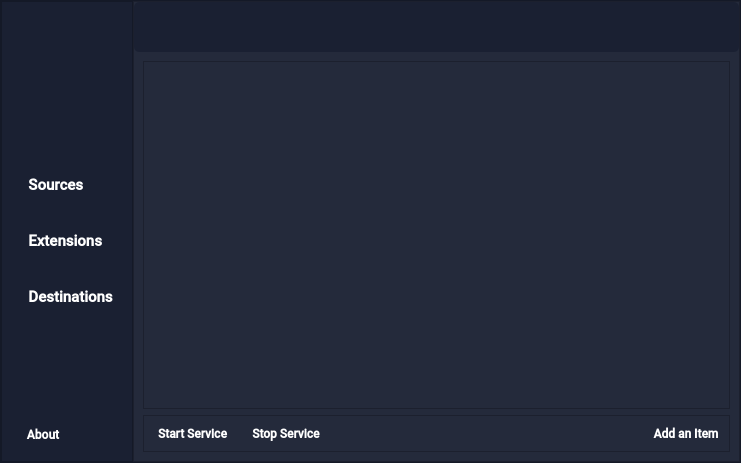
<?xml version="1.0" encoding="UTF-8"?>
<ui version="4.0">
 <class>MainWindow</class>
 <widget class="QMainWindow" name="MainWindow">
  <property name="geometry">
   <rect>
    <x>0</x>
    <y>0</y>
    <width>741</width>
    <height>463</height>
   </rect>
  </property>
  <property name="windowTitle">
   <string>Pathfinder</string>
  </property>
  <property name="windowIcon">
   <iconset>
    <normalon>:/icons/logo.png</normalon>
   </iconset>
  </property>
  <property name="windowOpacity">
   <double>0.990000000000000</double>
  </property>
  <property name="styleSheet">
   <string notr="true">background-color: rgb(26, 32, 50);</string>
  </property>
  <widget class="QWidget" name="centralwidget">
   <layout class="QVBoxLayout" name="verticalLayout">
    <property name="spacing">
     <number>0</number>
    </property>
    <property name="leftMargin">
     <number>0</number>
    </property>
    <property name="topMargin">
     <number>0</number>
    </property>
    <property name="rightMargin">
     <number>0</number>
    </property>
    <property name="bottomMargin">
     <number>0</number>
    </property>
    <item>
     <widget class="QFrame" name="mainFrame">
      <property name="frameShape">
       <enum>QFrame::StyledPanel</enum>
      </property>
      <property name="frameShadow">
       <enum>QFrame::Raised</enum>
      </property>
      <layout class="QHBoxLayout" name="horizontalLayout_2">
       <property name="spacing">
        <number>0</number>
       </property>
       <property name="leftMargin">
        <number>0</number>
       </property>
       <property name="topMargin">
        <number>0</number>
       </property>
       <property name="rightMargin">
        <number>0</number>
       </property>
       <property name="bottomMargin">
        <number>0</number>
       </property>
       <item>
        <widget class="QFrame" name="sidebarFrame">
         <property name="maximumSize">
          <size>
           <width>170</width>
           <height>16777215</height>
          </size>
         </property>
         <property name="styleSheet">
          <string notr="true">background-color: rgb(26, 32, 50);</string>
         </property>
         <property name="frameShape">
          <enum>QFrame::StyledPanel</enum>
         </property>
         <property name="frameShadow">
          <enum>QFrame::Raised</enum>
         </property>
         <layout class="QVBoxLayout" name="verticalLayout_2">
          <item>
           <layout class="QHBoxLayout" name="logoLayout">
            <property name="spacing">
             <number>0</number>
            </property>
            <property name="topMargin">
             <number>20</number>
            </property>
            <property name="bottomMargin">
             <number>20</number>
            </property>
            <item>
             <widget class="QLabel" name="logoLabel">
              <property name="maximumSize">
               <size>
                <width>64</width>
                <height>64</height>
               </size>
              </property>
              <property name="layoutDirection">
               <enum>Qt::LeftToRight</enum>
              </property>
              <property name="text">
               <string/>
              </property>
              <property name="textFormat">
               <enum>Qt::AutoText</enum>
              </property>
              <property name="pixmap">
               <pixmap resource="../assets/resource.qrc">:/icons/logo.png</pixmap>
              </property>
              <property name="scaledContents">
               <bool>true</bool>
              </property>
              <property name="alignment">
               <set>Qt::AlignCenter</set>
              </property>
              <property name="wordWrap">
               <bool>false</bool>
              </property>
             </widget>
            </item>
           </layout>
          </item>
          <item>
           <spacer name="bottomSpacer">
            <property name="orientation">
             <enum>Qt::Vertical</enum>
            </property>
            <property name="sizeHint" stdset="0">
             <size>
              <width>20</width>
              <height>40</height>
             </size>
            </property>
           </spacer>
          </item>
          <item>
           <widget class="QPushButton" name="sourceButton">
            <property name="minimumSize">
             <size>
              <width>0</width>
              <height>50</height>
             </size>
            </property>
            <property name="maximumSize">
             <size>
              <width>16777215</width>
              <height>16777215</height>
             </size>
            </property>
            <property name="font">
             <font>
              <family>Roboto Medium</family>
              <pointsize>11</pointsize>
              <weight>75</weight>
              <bold>true</bold>
             </font>
            </property>
            <property name="toolTip">
             <string>Tracked folders</string>
            </property>
            <property name="toolTipDuration">
             <number>-1</number>
            </property>
            <property name="styleSheet">
             <string notr="true">QPushButton
{
color: rgb(255, 255, 255);
border-radius: 10px;
text-align: left;
padding: 10px;
}

QPushButton:hover
{
color: rgb(255, 255, 255);
border-radius: 10px;
text-align: left;
padding: 10px;
background-color: rgb(36, 42, 59);
}

QPushButton:checked
{
color: rgb(255, 255, 255);
border-radius: 10px;
text-align: left;
padding: 10px;
	background-color: rgb(47, 55, 77);
}
</string>
            </property>
            <property name="text">
             <string>  Sources</string>
            </property>
            <property name="icon">
             <iconset>
              <normalon>:/icons/folder.ico</normalon>
              <activeoff>:/icons/images/folder.ico</activeoff>
             </iconset>
            </property>
            <property name="checkable">
             <bool>true</bool>
            </property>
            <property name="checked">
             <bool>false</bool>
            </property>
            <property name="flat">
             <bool>true</bool>
            </property>
            <property name="color" stdset="0">
             <color>
              <red>26</red>
              <green>32</green>
              <blue>50</blue>
             </color>
            </property>
           </widget>
          </item>
          <item>
           <widget class="QPushButton" name="extButton">
            <property name="minimumSize">
             <size>
              <width>0</width>
              <height>50</height>
             </size>
            </property>
            <property name="font">
             <font>
              <family>Roboto Medium</family>
              <pointsize>11</pointsize>
              <weight>75</weight>
              <bold>true</bold>
             </font>
            </property>
            <property name="toolTip">
             <string>Tracked file extensions</string>
            </property>
            <property name="layoutDirection">
             <enum>Qt::LeftToRight</enum>
            </property>
            <property name="styleSheet">
             <string notr="true">QPushButton
{
color: rgb(255, 255, 255);
border-radius: 10px;
text-align: left;
padding: 10px;
}

QPushButton:hover
{
color: rgb(255, 255, 255);
border-radius: 10px;
text-align: left;
padding: 10px;
background-color: rgb(36, 42, 59);
}

QPushButton:checked
{
color: rgb(255, 255, 255);
border-radius: 10px;
text-align: left;
padding: 10px;
background-color: rgb(47, 55, 77);
}</string>
            </property>
            <property name="text">
             <string>  Extensions</string>
            </property>
            <property name="icon">
             <iconset>
              <normalon>:/icons/puzzle.ico</normalon>
              <activeoff>:/icons/images/puzzle.ico</activeoff>
             </iconset>
            </property>
            <property name="checkable">
             <bool>true</bool>
            </property>
            <property name="flat">
             <bool>true</bool>
            </property>
           </widget>
          </item>
          <item>
           <widget class="QPushButton" name="destButton">
            <property name="minimumSize">
             <size>
              <width>0</width>
              <height>50</height>
             </size>
            </property>
            <property name="font">
             <font>
              <family>Roboto Medium</family>
              <pointsize>11</pointsize>
              <weight>75</weight>
              <bold>true</bold>
             </font>
            </property>
            <property name="toolTip">
             <string>New file locations</string>
            </property>
            <property name="styleSheet">
             <string notr="true">QPushButton
{
color: rgb(255, 255, 255);
border-radius: 10px;
text-align: left;
padding: 10px;
}

QPushButton:hover
{
color: rgb(255, 255, 255);
border-radius: 10px;
text-align: left;
padding: 10px;
background-color: rgb(36, 42, 59);
}

QPushButton:checked
{
color: rgb(255, 255, 255);
border-radius: 10px;
text-align: left;
padding: 10px;
background-color: rgb(47, 55, 77);
}</string>
            </property>
            <property name="text">
             <string>  Destinations</string>
            </property>
            <property name="icon">
             <iconset>
              <normalon>:/icons/travel.ico</normalon>
              <activeoff>:/icons/images/travel.ico</activeoff>
             </iconset>
            </property>
            <property name="checkable">
             <bool>true</bool>
            </property>
            <property name="flat">
             <bool>true</bool>
            </property>
            <property name="color" stdset="0">
             <color>
              <red>26</red>
              <green>32</green>
              <blue>50</blue>
             </color>
            </property>
           </widget>
          </item>
          <item>
           <spacer name="upperSpacer">
            <property name="orientation">
             <enum>Qt::Vertical</enum>
            </property>
            <property name="sizeType">
             <enum>QSizePolicy::Expanding</enum>
            </property>
            <property name="sizeHint" stdset="0">
             <size>
              <width>20</width>
              <height>40</height>
             </size>
            </property>
           </spacer>
          </item>
          <item>
           <widget class="QPushButton" name="infoButton">
            <property name="minimumSize">
             <size>
              <width>0</width>
              <height>30</height>
             </size>
            </property>
            <property name="palette">
             <palette>
              <active>
               <colorrole role="WindowText">
                <brush brushstyle="SolidPattern">
                 <color alpha="255">
                  <red>255</red>
                  <green>255</green>
                  <blue>255</blue>
                 </color>
                </brush>
               </colorrole>
               <colorrole role="Button">
                <brush brushstyle="SolidPattern">
                 <color alpha="255">
                  <red>26</red>
                  <green>32</green>
                  <blue>50</blue>
                 </color>
                </brush>
               </colorrole>
               <colorrole role="Text">
                <brush brushstyle="SolidPattern">
                 <color alpha="255">
                  <red>255</red>
                  <green>255</green>
                  <blue>255</blue>
                 </color>
                </brush>
               </colorrole>
               <colorrole role="ButtonText">
                <brush brushstyle="SolidPattern">
                 <color alpha="255">
                  <red>255</red>
                  <green>255</green>
                  <blue>255</blue>
                 </color>
                </brush>
               </colorrole>
               <colorrole role="Base">
                <brush brushstyle="SolidPattern">
                 <color alpha="255">
                  <red>26</red>
                  <green>32</green>
                  <blue>50</blue>
                 </color>
                </brush>
               </colorrole>
               <colorrole role="Window">
                <brush brushstyle="SolidPattern">
                 <color alpha="255">
                  <red>26</red>
                  <green>32</green>
                  <blue>50</blue>
                 </color>
                </brush>
               </colorrole>
              </active>
              <inactive>
               <colorrole role="WindowText">
                <brush brushstyle="SolidPattern">
                 <color alpha="255">
                  <red>255</red>
                  <green>255</green>
                  <blue>255</blue>
                 </color>
                </brush>
               </colorrole>
               <colorrole role="Button">
                <brush brushstyle="SolidPattern">
                 <color alpha="255">
                  <red>26</red>
                  <green>32</green>
                  <blue>50</blue>
                 </color>
                </brush>
               </colorrole>
               <colorrole role="Text">
                <brush brushstyle="SolidPattern">
                 <color alpha="255">
                  <red>255</red>
                  <green>255</green>
                  <blue>255</blue>
                 </color>
                </brush>
               </colorrole>
               <colorrole role="ButtonText">
                <brush brushstyle="SolidPattern">
                 <color alpha="255">
                  <red>255</red>
                  <green>255</green>
                  <blue>255</blue>
                 </color>
                </brush>
               </colorrole>
               <colorrole role="Base">
                <brush brushstyle="SolidPattern">
                 <color alpha="255">
                  <red>26</red>
                  <green>32</green>
                  <blue>50</blue>
                 </color>
                </brush>
               </colorrole>
               <colorrole role="Window">
                <brush brushstyle="SolidPattern">
                 <color alpha="255">
                  <red>26</red>
                  <green>32</green>
                  <blue>50</blue>
                 </color>
                </brush>
               </colorrole>
              </inactive>
              <disabled>
               <colorrole role="WindowText">
                <brush brushstyle="SolidPattern">
                 <color alpha="255">
                  <red>255</red>
                  <green>255</green>
                  <blue>255</blue>
                 </color>
                </brush>
               </colorrole>
               <colorrole role="Button">
                <brush brushstyle="SolidPattern">
                 <color alpha="255">
                  <red>26</red>
                  <green>32</green>
                  <blue>50</blue>
                 </color>
                </brush>
               </colorrole>
               <colorrole role="Text">
                <brush brushstyle="SolidPattern">
                 <color alpha="255">
                  <red>255</red>
                  <green>255</green>
                  <blue>255</blue>
                 </color>
                </brush>
               </colorrole>
               <colorrole role="ButtonText">
                <brush brushstyle="SolidPattern">
                 <color alpha="255">
                  <red>255</red>
                  <green>255</green>
                  <blue>255</blue>
                 </color>
                </brush>
               </colorrole>
               <colorrole role="Base">
                <brush brushstyle="SolidPattern">
                 <color alpha="255">
                  <red>26</red>
                  <green>32</green>
                  <blue>50</blue>
                 </color>
                </brush>
               </colorrole>
               <colorrole role="Window">
                <brush brushstyle="SolidPattern">
                 <color alpha="255">
                  <red>26</red>
                  <green>32</green>
                  <blue>50</blue>
                 </color>
                </brush>
               </colorrole>
              </disabled>
             </palette>
            </property>
            <property name="font">
             <font>
              <family>Roboto Medium</family>
              <weight>75</weight>
              <bold>true</bold>
             </font>
            </property>
            <property name="toolTip">
             <string>Program info</string>
            </property>
            <property name="styleSheet">
             <string notr="true">QPushButton
{
color: rgb(255, 255, 255);
border-radius: 10px;
text-align: left;
padding: 10px;
}

QPushButton:hover
{
color: rgb(255, 255, 255);
border-radius: 10px;
text-align: left;
padding: 10px;
background-color: rgb(36, 42, 59);
}

QPushButton:checked
{
color: rgb(255, 255, 255);
border-radius: 10px;
text-align: left;
padding: 10px;
background-color: rgb(47, 55, 77);
}</string>
            </property>
            <property name="text">
             <string>  About</string>
            </property>
            <property name="icon">
             <iconset>
              <normalon>:/icons/info.ico</normalon>
              <activeoff>:/icons/images/info.ico</activeoff>
             </iconset>
            </property>
            <property name="checkable">
             <bool>true</bool>
            </property>
            <property name="autoDefault">
             <bool>false</bool>
            </property>
            <property name="default">
             <bool>false</bool>
            </property>
            <property name="flat">
             <bool>true</bool>
            </property>
           </widget>
          </item>
         </layout>
        </widget>
       </item>
       <item>
        <widget class="QFrame" name="contentFrame">
         <property name="styleSheet">
          <string notr="true">background-color: rgb(36, 42, 59);</string>
         </property>
         <property name="frameShape">
          <enum>QFrame::StyledPanel</enum>
         </property>
         <property name="frameShadow">
          <enum>QFrame::Raised</enum>
         </property>
         <layout class="QVBoxLayout" name="verticalLayout_6">
          <property name="spacing">
           <number>0</number>
          </property>
          <property name="leftMargin">
           <number>0</number>
          </property>
          <property name="topMargin">
           <number>0</number>
          </property>
          <property name="rightMargin">
           <number>0</number>
          </property>
          <property name="bottomMargin">
           <number>0</number>
          </property>
          <item>
           <widget class="QFrame" name="descriptionFrame">
            <property name="minimumSize">
             <size>
              <width>0</width>
              <height>50</height>
             </size>
            </property>
            <property name="autoFillBackground">
             <bool>false</bool>
            </property>
            <property name="styleSheet">
             <string notr="true">background-color: rgb(26, 32, 50);
border-radius: 5px;
</string>
            </property>
            <property name="frameShape">
             <enum>QFrame::StyledPanel</enum>
            </property>
            <property name="frameShadow">
             <enum>QFrame::Raised</enum>
            </property>
            <widget class="QLabel" name="descriptionLabel">
             <property name="geometry">
              <rect>
               <x>0</x>
               <y>0</y>
               <width>571</width>
               <height>50</height>
              </rect>
             </property>
             <property name="minimumSize">
              <size>
               <width>0</width>
               <height>50</height>
              </size>
             </property>
             <property name="maximumSize">
              <size>
               <width>16777215</width>
               <height>50</height>
              </size>
             </property>
             <property name="font">
              <font>
               <family>Roboto Medium</family>
               <pointsize>10</pointsize>
               <weight>75</weight>
               <bold>true</bold>
               <underline>false</underline>
               <strikeout>false</strikeout>
               <stylestrategy>PreferDefault</stylestrategy>
               <kerning>true</kerning>
              </font>
             </property>
             <property name="autoFillBackground">
              <bool>false</bool>
             </property>
             <property name="styleSheet">
              <string notr="true">QLabel
{
color: rgb(255, 255, 255);
border-radius: 10px;
text-align: left;
padding-left: 15px;
}</string>
             </property>
             <property name="text">
              <string/>
             </property>
             <property name="textFormat">
              <enum>Qt::AutoText</enum>
             </property>
             <property name="scaledContents">
              <bool>false</bool>
             </property>
             <property name="alignment">
              <set>Qt::AlignCenter</set>
             </property>
             <property name="wordWrap">
              <bool>true</bool>
             </property>
             <property name="textInteractionFlags">
              <set>Qt::LinksAccessibleByKeyboard|Qt::LinksAccessibleByMouse</set>
             </property>
            </widget>
           </widget>
          </item>
          <item>
           <layout class="QVBoxLayout" name="contentLayout">
            <property name="spacing">
             <number>6</number>
            </property>
            <property name="leftMargin">
             <number>9</number>
            </property>
            <property name="topMargin">
             <number>9</number>
            </property>
            <property name="rightMargin">
             <number>9</number>
            </property>
            <property name="bottomMargin">
             <number>9</number>
            </property>
            <item>
             <widget class="QFrame" name="scrollFrame">
              <property name="styleSheet">
               <string notr="true">QScrollBar:horizontal
    {
        height: 15px;
        margin: 3px 15px 3px 15px;
        border: 1px transparent #2A2929;
        border-radius: 4px;
        background-color: rgb(26, 32, 50);
    }

    QScrollBar::handle:horizontal
    {
       background-color: qlineargradient(spread:pad, x1:0.954545, y1:0, x2:0, y2:1, stop:0 rgba(39, 180, 255, 255), stop:1 rgba(44, 227, 255, 255));
        min-width: 5px;
        border-radius: 4px;
    }

    QScrollBar::add-line:horizontal
    {
        margin: 0px 3px 0px 3px;
        border-image: url(:/qss_icons/rc/right_arrow_disabled.png);
        width: 10px;
        height: 10px;
        subcontrol-position: right;
        subcontrol-origin: margin;
    }

    QScrollBar::sub-line:horizontal
    {
        margin: 0px 3px 0px 3px;
        border-image: url(:/qss_icons/rc/left_arrow_disabled.png);
        height: 10px;
        width: 10px;
        subcontrol-position: left;
        subcontrol-origin: margin;
    }

    QScrollBar::add-line:horizontal:hover,QScrollBar::add-line:horizontal:on
    {
        border-image: url(:/qss_icons/rc/right_arrow.png);
        height: 10px;
        width: 10px;
        subcontrol-position: right;
        subcontrol-origin: margin;
    }


    QScrollBar::sub-line:horizontal:hover, QScrollBar::sub-line:horizontal:on
    {
        border-image: url(:/qss_icons/rc/left_arrow.png);
        height: 10px;
        width: 10px;
        subcontrol-position: left;
        subcontrol-origin: margin;
    }

    QScrollBar::up-arrow:horizontal, QScrollBar::down-arrow:horizontal
    {
        background: none;
    }


    QScrollBar::add-page:horizontal, QScrollBar::sub-page:horizontal
    {
        background: none;
    }

    QScrollBar:vertical
    {
        background-color: rgb(26, 32, 50);
        width: 15px;
        margin: 15px 3px 15px 3px;
        border: 1px transparent #2A2929;
        border-radius: 4px;
    }

    QScrollBar::handle:vertical
    {
        background-color: qlineargradient(spread:pad, x1:0.954545, y1:0, x2:0, y2:1, stop:0 rgba(39, 180, 255, 255), stop:1 rgba(44, 227, 255, 255));
        min-height: 5px;
        border-radius: 4px;
    }

    QScrollBar::sub-line:vertical
    {
        margin: 3px 0px 3px 0px;
        border-image: url(:/qss_icons/rc/up_arrow_disabled.png);
        height: 10px;
        width: 10px;
        subcontrol-position: top;
        subcontrol-origin: margin;
    }

    QScrollBar::add-line:vertical
    {
        margin: 3px 0px 3px 0px;
        border-image: url(:/qss_icons/rc/down_arrow_disabled.png);
        height: 10px;
        width: 10px;
        subcontrol-position: bottom;
        subcontrol-origin: margin;
    }

    QScrollBar::sub-line:vertical:hover,QScrollBar::sub-line:vertical:on
    {
        border-image: url(:/qss_icons/rc/up_arrow.png);
        height: 10px;
        width: 10px;
        subcontrol-position: top;
        subcontrol-origin: margin;
    }

    QScrollBar::add-line:vertical:hover, QScrollBar::add-line:vertical:on
    {
        border-image: url(:/qss_icons/rc/down_arrow.png);
        height: 10px;
        width: 10px;
        subcontrol-position: bottom;
        subcontrol-origin: margin;
    }

    QScrollBar::up-arrow:vertical, QScrollBar::down-arrow:vertical
    {
        background: none;
    }

    QScrollBar::add-page:vertical, QScrollBar::sub-page:vertical
    {
        background: none;
    }</string>
              </property>
              <property name="frameShape">
               <enum>QFrame::StyledPanel</enum>
              </property>
              <property name="frameShadow">
               <enum>QFrame::Raised</enum>
              </property>
              <layout class="QVBoxLayout" name="verticalLayout_4">
               <property name="spacing">
                <number>0</number>
               </property>
               <property name="leftMargin">
                <number>0</number>
               </property>
               <property name="topMargin">
                <number>0</number>
               </property>
               <property name="rightMargin">
                <number>0</number>
               </property>
               <property name="bottomMargin">
                <number>0</number>
               </property>
               <item>
                <widget class="QScrollArea" name="scrollArea">
                 <property name="minimumSize">
                  <size>
                   <width>0</width>
                   <height>0</height>
                  </size>
                 </property>
                 <property name="focusPolicy">
                  <enum>Qt::NoFocus</enum>
                 </property>
                 <property name="styleSheet">
                  <string notr="true"/>
                 </property>
                 <property name="frameShape">
                  <enum>QFrame::NoFrame</enum>
                 </property>
                 <property name="frameShadow">
                  <enum>QFrame::Plain</enum>
                 </property>
                 <property name="verticalScrollBarPolicy">
                  <enum>Qt::ScrollBarAsNeeded</enum>
                 </property>
                 <property name="horizontalScrollBarPolicy">
                  <enum>Qt::ScrollBarAsNeeded</enum>
                 </property>
                 <property name="sizeAdjustPolicy">
                  <enum>QAbstractScrollArea::AdjustIgnored</enum>
                 </property>
                 <property name="widgetResizable">
                  <bool>true</bool>
                 </property>
                 <widget class="QWidget" name="scrollAreaContent">
                  <property name="geometry">
                   <rect>
                    <x>0</x>
                    <y>0</y>
                    <width>550</width>
                    <height>345</height>
                   </rect>
                  </property>
                  <property name="minimumSize">
                   <size>
                    <width>0</width>
                    <height>0</height>
                   </size>
                  </property>
                 </widget>
                </widget>
               </item>
              </layout>
             </widget>
            </item>
            <item>
             <widget class="QFrame" name="buttonFrame">
              <property name="styleSheet">
               <string notr="true"/>
              </property>
              <property name="frameShape">
               <enum>QFrame::StyledPanel</enum>
              </property>
              <property name="frameShadow">
               <enum>QFrame::Raised</enum>
              </property>
              <layout class="QHBoxLayout" name="horizontalLayout_3">
               <property name="spacing">
                <number>0</number>
               </property>
               <property name="leftMargin">
                <number>0</number>
               </property>
               <property name="topMargin">
                <number>0</number>
               </property>
               <property name="rightMargin">
                <number>0</number>
               </property>
               <property name="bottomMargin">
                <number>0</number>
               </property>
               <item>
                <widget class="QPushButton" name="startButton">
                 <property name="font">
                  <font>
                   <family>Roboto Medium</family>
                   <weight>75</weight>
                   <bold>true</bold>
                  </font>
                 </property>
                 <property name="styleSheet">
                  <string notr="true">QPushButton
{
color: rgb(255, 255, 255);
border-radius: 5px;
text-align: center;
padding: 10px;
}

QPushButton:hover
{
color:rgb(255, 255, 255);
border-radius: 5px;
text-align: center;
padding: 10px;
background-color: rgb(26, 32, 50);
}

QPushButton:disabled
{
color: rgb(142, 142, 142);
border-radius: 5px;
text-align: center;
padding: 10px;
}</string>
                 </property>
                 <property name="text">
                  <string> Start Service</string>
                 </property>
                 <property name="icon">
                  <iconset>
                   <normalon>:/icons/play-button.ico</normalon>
                  </iconset>
                 </property>
                </widget>
               </item>
               <item>
                <widget class="QPushButton" name="stopButton">
                 <property name="font">
                  <font>
                   <family>Roboto Medium</family>
                   <weight>75</weight>
                   <bold>true</bold>
                  </font>
                 </property>
                 <property name="styleSheet">
                  <string notr="true">QPushButton
{
color: rgb(255, 255, 255);
border-radius: 5px;
text-align: center;
padding: 10px;
}

QPushButton:hover
{
color:rgb(255, 255, 255);
border-radius: 5px;
text-align: center;
padding: 10px;
background-color: rgb(26, 32, 50);
}

QPushButton:disabled
{
color: rgb(142, 142, 142);
border-radius: 5px;
text-align: center;
padding: 10px;
}</string>
                 </property>
                 <property name="text">
                  <string> Stop Service</string>
                 </property>
                 <property name="icon">
                  <iconset>
                   <normalon>:/icons/stop-button.ico</normalon>
                  </iconset>
                 </property>
                </widget>
               </item>
               <item>
                <spacer name="horizontalSpacer">
                 <property name="orientation">
                  <enum>Qt::Horizontal</enum>
                 </property>
                 <property name="sizeHint" stdset="0">
                  <size>
                   <width>40</width>
                   <height>20</height>
                  </size>
                 </property>
                </spacer>
               </item>
               <item>
                <widget class="QPushButton" name="addButton">
                 <property name="minimumSize">
                  <size>
                   <width>0</width>
                   <height>30</height>
                  </size>
                 </property>
                 <property name="maximumSize">
                  <size>
                   <width>16777215</width>
                   <height>16777215</height>
                  </size>
                 </property>
                 <property name="font">
                  <font>
                   <family>Roboto Medium</family>
                   <weight>75</weight>
                   <bold>true</bold>
                  </font>
                 </property>
                 <property name="toolTipDuration">
                  <number>-1</number>
                 </property>
                 <property name="layoutDirection">
                  <enum>Qt::LeftToRight</enum>
                 </property>
                 <property name="styleSheet">
                  <string notr="true">QPushButton
{
color: rgb(255, 255, 255);
border-radius: 5px;
text-align: center;
padding: 10px;
}

QPushButton:hover
{
color:rgb(255, 255, 255);
border-radius: 5px;
text-align: center;
padding: 10px;
background-color: rgb(26, 32, 50);
}

QPushButton:disabled
{
color: rgb(142, 142, 142);
border-radius: 5px;
text-align: center;
padding: 10px;
}</string>
                 </property>
                 <property name="text">
                  <string> Add an Item</string>
                 </property>
                 <property name="icon">
                  <iconset>
                   <normalon>:/icons/plus.ico</normalon>
                   <activeoff>:/icons/images/plus.ico</activeoff>
                  </iconset>
                 </property>
                </widget>
               </item>
              </layout>
             </widget>
            </item>
           </layout>
          </item>
         </layout>
        </widget>
       </item>
      </layout>
     </widget>
    </item>
   </layout>
  </widget>
 </widget>
 <tabstops>
  <tabstop>sourceButton</tabstop>
  <tabstop>extButton</tabstop>
  <tabstop>destButton</tabstop>
  <tabstop>infoButton</tabstop>
 </tabstops>
 <resources>
  <include location="../assets/resource.qrc"/>
 </resources>
 <connections/>
</ui>
